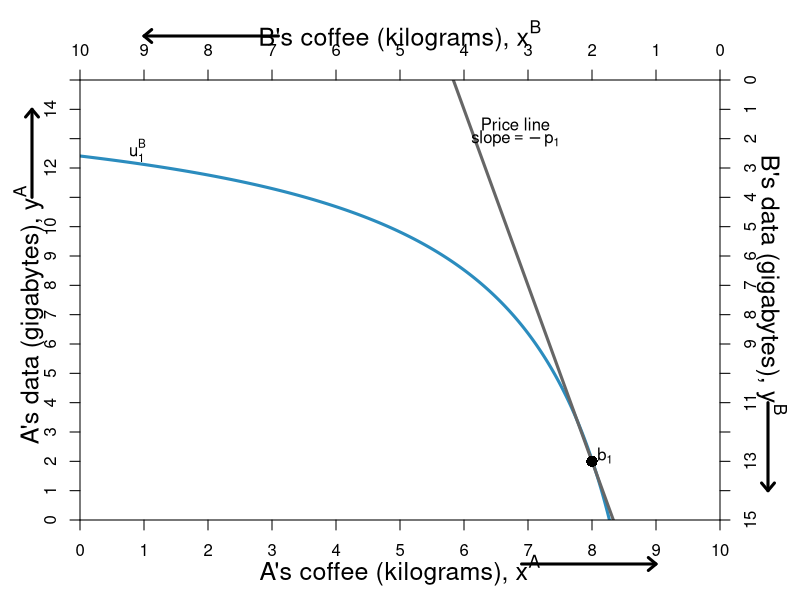

Recreate this plot in R.
#require(ggplot2)
require(shape)
pdf(file = "property/property_psp1_offer_step1.pdf", width = 9, height = 7)

#Set parameters for graphics
axislabelsize <- 1.5
graphlinewidth <- 3

COL <- c("#7fc97f", "#beaed4", "#fdc086", "#ffff99", "#386cb0", "#f0027f", "#bf5b17", "#666666")
COLA <- c("#99d8c9","#66c2a4","#41ae76", "#238b45", "#005824")
COLB <- c("#4eb3d3", "#2b8cbe", "#0868ac","#084081")


indiffcurveA1 <- function(x, U = 4, A = 1, a = 0.5) {
  ((((U-2)/A)*(1/x)^a)^(1/(1-a)))
}

indiffcurveA2 <- function(x, U = 4, A = 1, a = 0.5) {
  (((U/A)*(1/x)^a)^(1/(1-a)))
}

indiffcurveA3 <- function(x, U = 6.196918, A = 1, a = 0.5) {
  (((U/A)*(1/x)^a)^(1/(1-a)))
}

indiffcurveA4 <- function(x, U = 6.984164, A = 1, a = 0.5) {
  ((((U)/A)*(1/x)^a)^(1/(1-a)))
}

paretoEC <- function(x) {
  (3/2)*x
}

MonopolyPrice <- function(x) {
  21.82142 - 2.477677*x 
}

PriceLine <- function(x, intercept = 10, slope = 1) {
  intercept - slope*x 
}


OfferCurveA <- function(x) {
  x/(x  - 4)
}

mrsplot <- function(x) {
  (13/2)*(x/(9-x)^2)
}

OfferCurveB <- function(x) {
  15 - (13/2)*(10 - x)/(9 - x)
}

#Deriving the offer curves: let py = 1
#wA = 8px + 2py = 8px + 2; Demand: x = w/2px => x = 4 + 1/px => px = 1/(x - 4)
#Offer curve is y = px*x => (1/(x-4))*x = x/(x-4) defined for x neq 4
#wA = 2px + 13py = 2px + 13; Demand: x = w/2px => x = 1 + 13/2px => px = 13/2(x - 1)
#B's Offer curve is y = px*x => (13/2)(1/(x-1))*x = (13/2)(x/(x-1)
#Therefore in terms of yA and xA:
#15 - y = (13/2)*(10 - x)/(10 - x - 1)
#Therefore y = 15 - (13/2)*(10-x)/(9 - x) defined for x neq 9
#The tangency of the indifference curve and the offer curve gives mrsplot
#Where mrsplot equals that offer curve, we get x = (3/17)*(51 - sqrt(221)) = 6.376576; 
#So y = 6.022321; therefore u = (6.376576^0.5)*(6.022321^0.5)

indiffcurveBneg1 <- function(x, U = 5.09, A = 1, a = 0.5) {
  15 - (((U/A)*(1/(10 - x))^a)^(1/(1-a)))
}

indiffcurveBneg2 <- function(x, U = 5.703502, A = 1, a = 0.5) {
  15 - (((U/A)*(1/(10 - x))^a)^(1/(1-a)))
}

#Aisha happens to have found 8 apples and 2 oranges, 
#and Betty happens to have found 2 apples and 13 oranges. 
#Aisha's utility (8^0.5)*(2^0.5) = 4
#Betty's utility (2^0.5)*(13^0.5) = 5.09



par(mar =  c(4, 4, 4, 4))
xlims <- c(0, 10)
ylims <- c(0, 15)
xlims2 <- c(10, 0)
ylims2 <- c(15, 0)

plot(0, 0, xlim = xlims, ylim = ylims, type = "n",
     xlab = "",
     ylab = "", 
     line = 2.5,
     xaxt = "n", 
     yaxt = "n", 
     cex.lab = axislabelsize, 
     bty = "n",
     xaxs="i", 
     yaxs="i")


npts <- 500 
npts2 <- 501

#Specify the sequences of points for graphing. 
xx1 <- seq(xlims[1], xlims[2], length.out = npts)
yy1 <- indiffcurveA2(xx1, U = 4, A = 1, a = 0.5)
yy2 <- indiffcurveA2(xx1)

#Axis labels
mtext(expression(paste("A's coffee (kilograms), ", x^A)), side=1, line = 2.5, cex = axislabelsize)
text(-0.8, 7, expression(paste("A's data (gigabytes), ", y^A)), xpd = TRUE, cex = axislabelsize, srt = 90) 


#Add arrows:
arrows(-0.75, 11, -0.75, 14, xpd = TRUE, length=0.1,angle=40,lwd=3)
arrows(6.9, -1.5, 9, -1.5, xpd = TRUE, length=0.1,angle=40,lwd=3)


#I need something like xx1 with npts for 
#xpoly1 <- seq(from = 1.34, to = 8, length.out = 500)
#ypoly1 <- indiffcurveA2(xpoly1, U = 4, A = 1, a = 0.5)
#ypoly2 <- indiffcurveBneg(xpoly1, U = 5.09, A = 1, a = 0.5)
#polygon(x = c(xpoly1, rev(xpoly1)), y = c(ypoly1, rev(ypoly2)), col=COL[3], density=NULL, border = NA)
xx2 <- seq(4, xlims[2], length.out = npts)
xx3 <- seq(xlims[1], 9, length.out = npts)

lines(xx1, indiffcurveBneg1(xx1), col = COLB[2], lwd = graphlinewidth)
#lines(xx1, indiffcurveBneg2(xx1), col = COLB[2], lwd = graphlinewidth)
#lines(xx1, indiffcurveBneg2(xx1, U = 6.4), col = COLB[2], lwd = graphlinewidth)
#lines(xx1, indiffcurveBneg2(xx1, U = 7.5), col = COLB[2], lwd = graphlinewidth)

#lines(xx3, OfferCurveB(xx3), col = COLB[4], lwd = graphlinewidth+1)
#lines(xx1, MonopolyPrice(xx1), col = COL[8], lwd = graphlinewidth)
#lines(xx1, PriceLine(xx1), col = COL[8], lwd = graphlinewidth)
#lines(xx1, PriceLine(xx1, intercept = 15, slope = 1.63), col = COL[8], lwd = graphlinewidth)
lines(xx1, PriceLine(xx1, intercept = 50, slope = 6), col = COL[8], lwd = graphlinewidth)

#Customize ticks and labels for the plot
ticksy <- seq(from = 0, to = 15, by = 1)
ylabels <- seq(from = 0, to = 15, by = 1)
ticksx <- seq(from = 0, to = 10, by = 1)
xlabels <- seq(from = 0, to = 10, by = 1)
axis(1, at = ticksx, pos = 0, labels = xlabels)
axis(2, at = ticksy, pos = 0, labels = ylabels, las = 0)

#Annotation of the three graphs and the NE
#text(9.6, 0.9, expression(u[1]^A))
#text(9.6, 2.2, expression(u[1]^A))
#text(9.6, 4.4, expression(u[2]^A))
#text(9.6, 5.9, expression(u[4]^A))

#Perhaps useful point to label the unused intersection of the participation constraints
#points(1.34, 12, pch = 16, col = "black", cex = 1.5)



#Pareto efficiency curve
# segments(3.27, 4.9, 5.84, 8.77, lty = 1, lwd = graphlinewidth, col = COL[2])
# text(4.7, 5, expression("Pareto Efficient Curve"))
# Arrows(4.5, 5.3, 4.5, 6.2, col = "black", lty = 1, lwd = 2, arr.type = "triangle", arr.lwd = 0.5)

#Label B's offer curve
# text(1, 3, expression("B's Offer Curve"))
# Arrows(1, 3.3, 1, 7.2, col = "black", lty = 1, lwd = 2, arr.type = "triangle", arr.lwd = 0.5)

#First Price Line
text(6.8, 13.5, expression(paste("Price line")))
text(6.8, 13, expression(paste("slope", phantom()==-p[1])))
#Arrows(6.3, 13, 3.8, 13, col = "black", lty = 1, lwd = 2, arr.type = "triangle", arr.lwd = 0.5)

# text(8, 13.5, expression(paste("Different price lines")))
# text(8, 13, expression(paste("going through the endowment")))
# text(8, 12.5, expression(paste("and tangent to B's ICs")))
# text(8, 12, expression(paste("form the offer curve")))
# text(7, 13, expression(paste("Slope", phantom()==-p[m])))
# Arrows(6.3, 13, 3.8, 13, col = "black", lty = 1, lwd = 2, arr.type = "triangle", arr.lwd = 0.5)

#Add a point for the initial endowment
points(8, OfferCurveB(x = 8), pch = 16, col = "black", cex = 1.5)
text(8+0.2, OfferCurveB(x = 8) + 0.2, expression(b[1]))


#Set up second axes and labels

par(new = TRUE)

#Use the same x and ylims as previously, but with locations switched
xlims2 <- c(10, 0)
ylims2 <- c(15, 0)

#Leave the ylab and xlab blank to ensure no axes titles
plot(0, 0, xlim = xlims2, ylim = ylims2, type = "n",
     xlab = expression(paste("")),
     ylab = expression(paste("")),
     xaxt = "n", 
     yaxt = "n", 
     cex.lab = 1.3, 
     bty = "n",
     xaxs="i", 
     yaxs="i")

#Set up axes at sides 3 and 4 (top and right)
axis(side = 3, at = ticksx, pos = 0, labels = xlabels)
axis(side = 4, at = ticksy, pos = 0, labels = ylabels, las = 0)

#B's axis labels
text(5, -1.5, expression(paste("B's coffee (kilograms), ", x^B)), xpd = TRUE, cex = axislabelsize)
text(-0.8, 7, expression(paste("B's data (gigabytes), ", y^B)), xpd = TRUE, cex = axislabelsize, srt = 270) 

#Add arrows:
arrows(-0.75, 11, -0.75, 14, xpd = TRUE, length=0.1,angle=40,lwd=3)
arrows(6.9, -1.5, 9, -1.5, xpd = TRUE, length=0.1,angle=40,lwd=3)


#Functions for B's indifference curves
indiffcurveB1 <- function(x, U = 5.09, A = 1, a = 0.5) {
  ((((U-2)/A)*(1/x)^a)^(1/(1-a)))
}

indiffcurveB2 <- function(x, U = 5.09, A = 1, a = 0.5) {
  (((U/A)*(1/x)^a)^(1/(1-a)))
}

indiffcurveB3 <- function(x, U = 5.703502, A = 1, a = 0.5) {
  ((((U)/A)*(1/x)^a)^(1/(1-a)))
}

indiffcurveB4 <- function(x, U = 8.244574, A = 1, a = 0.5) {
  ((((U)/A)*(1/x)^a)^(1/(1-a)))
}

indiffcurveB5 <- function(x, U = 9, A = 1, a = 0.5) {
  ((((U)/A)*(1/x)^a)^(1/(1-a)))
}


#Label B's indifference curves
text(9.1, 2.4, expression(u[1]^B))
# text(9.1, 4.1, expression(u[2]^B))
# text(9.1, 5, expression(u[3]^B))
# text(9.1, 6.7, expression(u[4]^B))








#Label a point on the middle of the curve
#points(5, 7.5, pch = 16, col = "black", cex = 1.5)
#text(5, 7, expression(i))

#(5^0.5)*(7.5^0.5) = 6.123724

#Add point for comparison to participation constraint
#points(6.2, 1.55, pch = 16, col = "black", cex = 1.5)
#text(6.1, 1.2, expression(d))


#Calculate TIOLI power allocation for B
#mrs(x,y) => pareto efficient curve is (3/2)x = y
#A's initital utility is 4 = u(8,2) = (8^0.5)*(2^0.5)
#Therefore substitute in the contract curve u_e^A = 4 = (x^A)^(0.5)(3/2*x^A)^0.5
# => x^A = 4/((3/2)^0.5) = 3.27 => x^B = 6.73
# => y^A = 3/2(x^A) = 4.9 => y^B = 10.1

#Add point g for B's TIOLI power
# points(6.73, 10.1, pch = 16, col = "black", cex = 1.5)
# text(6.73, 10.6, expression(g))

#Calculate TIOLI power allocation for A
#mrs(x,y) => pareto efficient curve is (3/2)x = y
#A's initital utility is 4 = u(8,2) = (8^0.5)*(2^0.5)
#Therefore substitute in the contract curve u_e^A = 4 = (x^A)^(0.5)(3/2*x^A)^0.5
# => x^B = 5.09/((3/2)^0.5) = 4.16 => x^A = 5.84
# => y^B = 3/2(x^B) = 6.23 => y^A = 8.77 
#=> u^A = (5.84^0.5)*(8.77^0.5) = 7.156591
#Add point f for A's TIOLI power
# points(4.16, 6.23, pch = 16, col = "black", cex = 1.5)
# text(4.16, 5.8, expression(f))


#Annotating B's endowment
# text(1.8, 12.5, expression(e))

#Annotating a point that is a Pareto improvement over e.
# points(3.623424, 8.977679, pch = 16, col = "black", cex = 1.5)
# text(3.5, 8.6, expression(m))
#(2.94^0.5)*(12.76^0.5)

#Label Pareto Improving Lens
#text(7, 5, expression(paste("Pareto-Improving Lens")))

dev.off()
